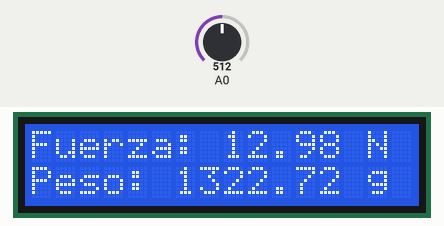
A sketch run on a simulated Arduino Uno, built with avr-gcc and run on an emulated ATmega328P. On the bench: 16×2 character LCD. The test bench sets the inputs (shaded band); at power-on: A0 = 512.

Above: at 1.2 s.
1.3 s: A0 set to 1010
At 1.9 s:
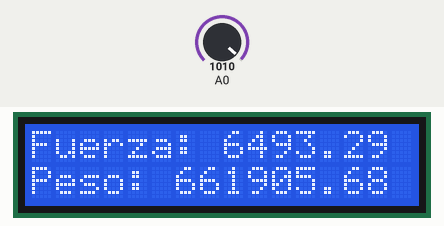
4.3 s: A0 set to 1023
At 5.0 s:
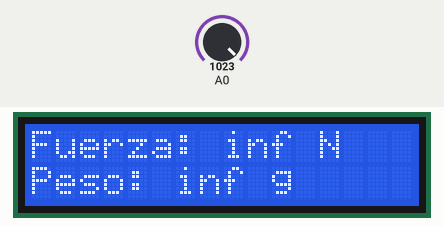
7.3 s: A0 set to 900
At 8.0 s:
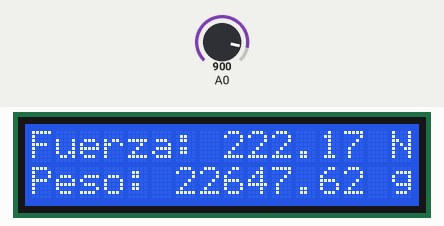
Timing chart, 0 to 10.3 s (numbered marks = the images above; inputs shaded):
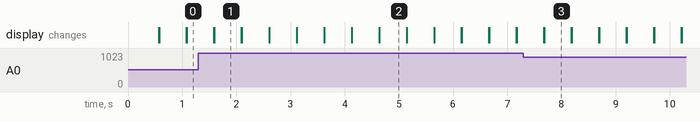

Measured:
- the behaviour switches between 1022 and 1023 on A0 (found by bisection; images 1 and 2)
- after the input at 1.3 s, the display: first differs from a run without the input after 0.29 s (image 1)
- after the input at 4.3 s, the display: first differs from a run without the input after 0.34 s (image 2)
- after the input at 7.3 s, the display: first differs from a run without the input after 0.38 s (image 3)
- what the display in image 1 shows lasts 0.5 s, from 1.6 s to 2.1 s

The sketch:

Examen2.ino
```cpp
#include <LiquidCrystal.h>
#include <math.h>

LiquidCrystal lcd(12,11,5,4,3,2);

float x = 0.0;
float F = 0.0;
double P = 0.0;
float V = 0.0;
double R = 0.0;

void setup()
{
  pinMode(A0,INPUT);
  lcd.begin(16,2);
}

void loop()
{
  x = analogRead(A0);
  V = (x*5)/1023;
  R = 1000*((5/V)-1);

  if(R > 8900)
  {
    F = pow((R/4379.8),(1/-1.168));
    P = ((F/9.81)*1000);
    imprimir();
  }
  else
  {
    F = pow((R/6002.7),(1/-0.7));
    P = ((F/9.81)*1000);
    imprimir();
  }
}

void imprimir()
{
  lcd.setCursor(0,0);
  lcd.print("Fuerza: ");
  lcd.print(F);
  lcd.print(" N");
  lcd.setCursor(0,1);
  lcd.print("Peso: ");
  lcd.print(P);
  lcd.print(" g");
  delay(500);
  lcd.clear();
}
```
